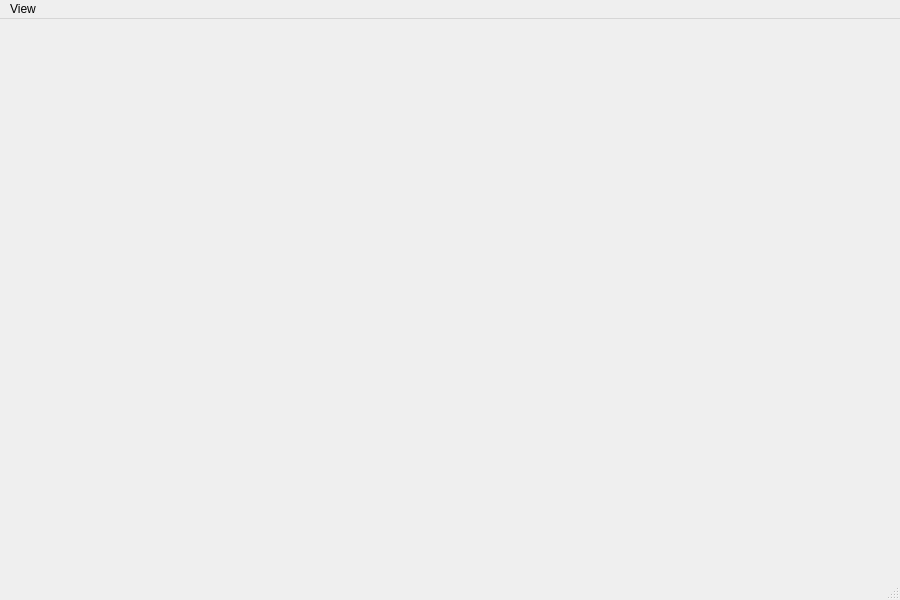
<?xml version="1.0" encoding="UTF-8"?>
<ui version="4.0">
 <class>MainWindow</class>
 <widget class="QMainWindow" name="MainWindow">
  <property name="geometry">
   <rect>
    <x>0</x>
    <y>0</y>
    <width>900</width>
    <height>600</height>
   </rect>
  </property>
  <property name="windowTitle">
   <string>SigViewer</string>
  </property>
  <widget class="QWidget" name="centralwidget"/>
  <widget class="QMenuBar" name="menubar">
   <property name="geometry">
    <rect>
     <x>0</x>
     <y>0</y>
     <width>900</width>
     <height>21</height>
    </rect>
   </property>
   <widget class="QMenu" name="menuView">
    <property name="title">
     <string>View</string>
    </property>
   </widget>
   <addaction name="menuView"/>
  </widget>
  <widget class="QStatusBar" name="statusbar"/>
 </widget>
 <resources/>
 <connections/>
</ui>
